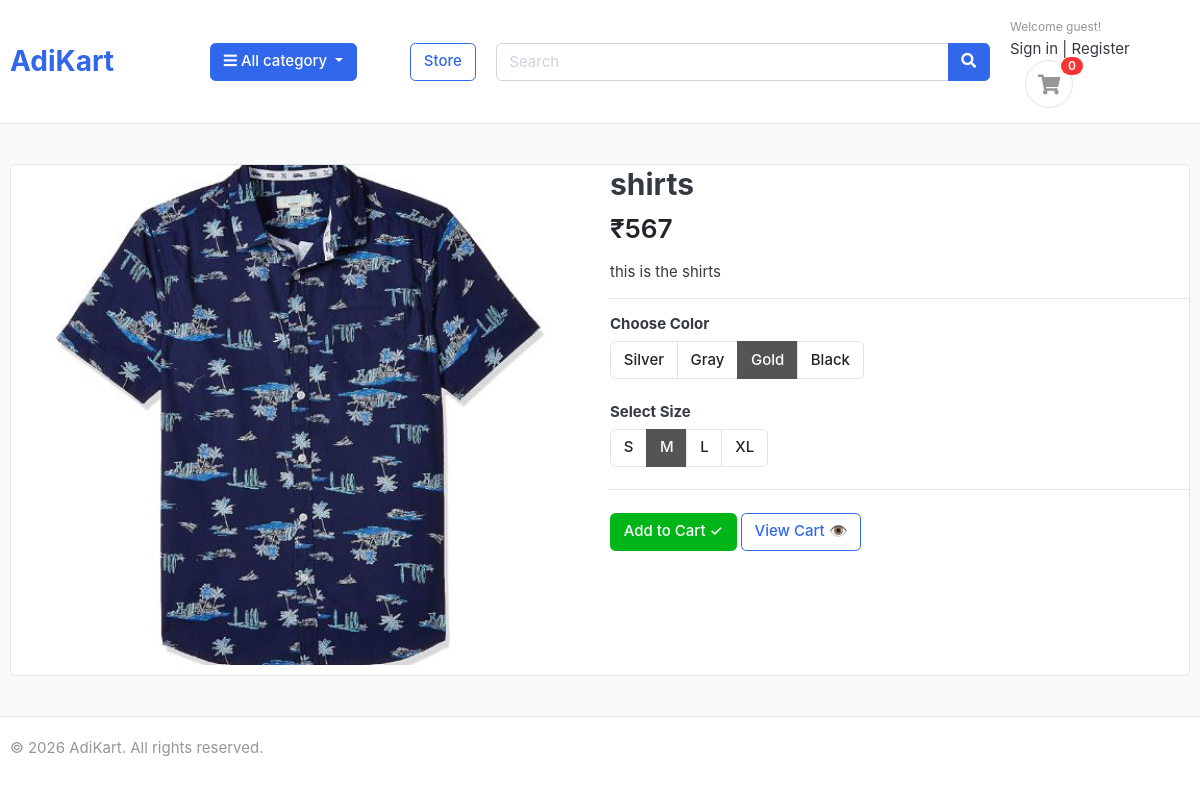
Page /store/product/shirts/ on the earlier database version.
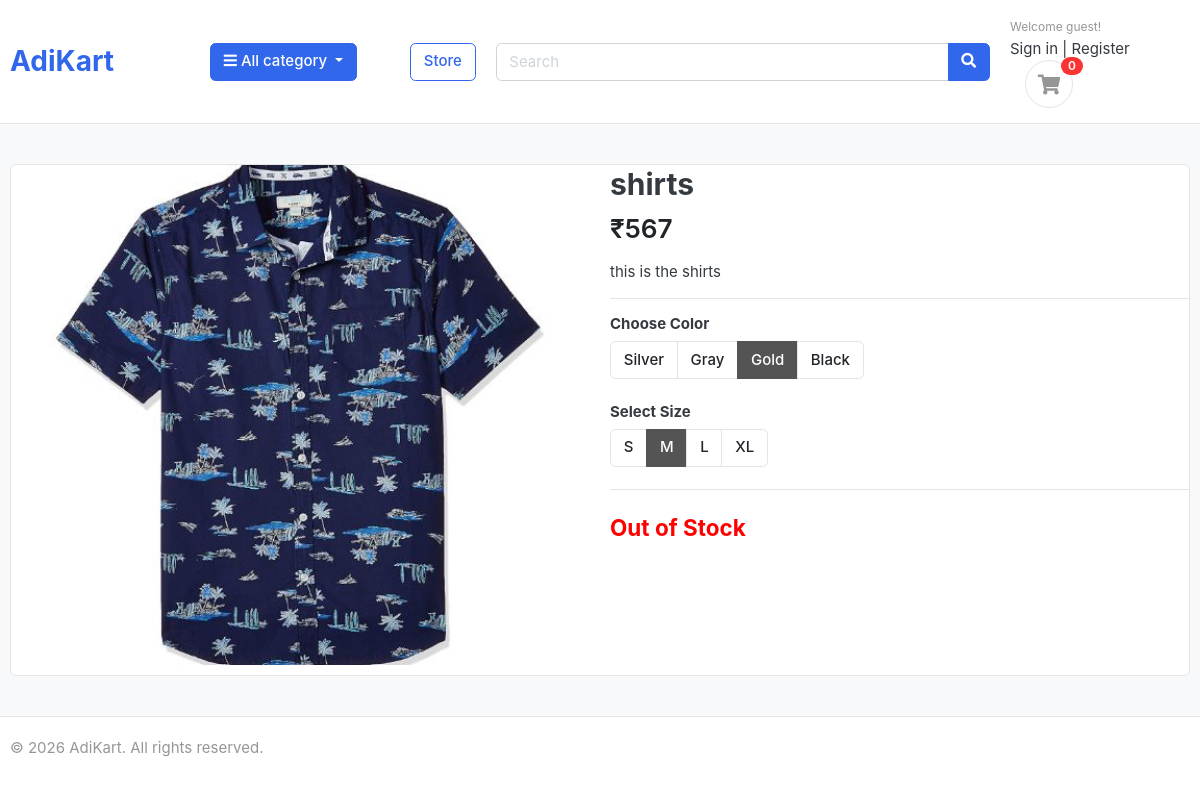
Same page on the later database version.
### store/views.py (the view)
# urls.py: path('product/<slug:product_slug>/', views.product_detail, name='product_detail'),
def product_detail(request, product_slug):
    product_item = get_object_or_404(product, slug=product_slug)
    return render(request, 'store/product-detail.html', {
        'product': product_item,
    })

### cart/context_processors.py (called while the page is built)
def cart_count(request):
    cart = request.session.get('cart', {})
    count = 0
    for quantity in cart.values():
        count += quantity
    return {
        'cart_count': count
    }

### templates/store/product-detail.html
{% extends "base.html" %}
{% load static %}
{% block content %}
<section class="section-content padding-y bg">
<div class="container">
<div class="card">
<div class="row">
    <aside class="col-md-6">
        <article class="gallery-wrap">
            <div class="img-big-wrap">
                <img src="{{ product.images.url }}"
                     class="img-fluid"
                     style="width: 100%; height: 500px; object-fit: contain;">
            </div>
        </article>
    </aside>
    <main class="col-md-6">
        <article class="product-info">
            <h2 class="title">{{ product.product_name }}</h2>
            <div class="mb-3">
                <var class="price h3">₹{{ product.price }}</var>
            </div>
            <p>{{ product.description }}</p>
            <hr>
            <div class="mb-4">
                <h6>Choose Color</h6>
                <div class="btn-group">
                    <button type="button" class="btn btn-light">Silver</button>
                    <button type="button" class="btn btn-light">Gray</button>
                    <button type="button" class="btn btn-secondary">Gold</button>
                    <button type="button" class="btn btn-light">Black</button>
                </div>
            </div>
            <div class="mb-4">
                <h6>Select Size</h6>
                <div class="btn-group">
                    <button type="button" class="btn btn-light">S</button>
                    <button type="button" class="btn btn-secondary">M</button>
                    <button type="button" class="btn btn-light">L</button>
                    <button type="button" class="btn btn-light">XL</button>
                </div>
            </div>
            <hr>
            {% if product.is_available %}
                <div class="mt-4">
                    <a href="{% url 'add_to_cart' product.id %}"
                       class="btn btn-success">
                        Add to Cart ✓
                    </a>
                    <a href="{% url 'cart' %}"
                       class="btn btn-outline-primary">
                        View Cart 👁
                    </a>
                </div>
            {% else %}
                <div class="mt-4">
                    <h4 style="color: red;">
                        Out of Stock
                    </h4>
                </div>
            {% endif %}
        </article>
    </main>
</div>
</div>
</div>
</section>
{% endblock %}

Differences in the rows shown:
changed product "shirts": is_available True → False (drawn)
Other differences:
text no longer shown: "Add to Cart ✓ View Cart 👁"
text now shown: "Out of Stock"
